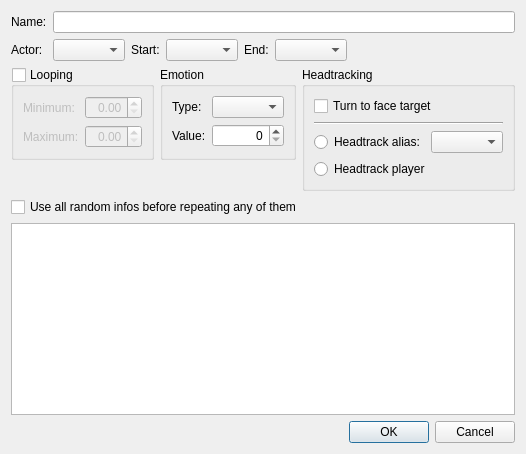
<?xml version="1.0" encoding="UTF-8"?>
<ui version="4.0">
 <class>FormSubdialogSceneDialogueAction</class>
 <widget class="QDialog" name="FormSubdialogSceneDialogueAction">
  <property name="windowTitle">
   <string>Scene Dialogue Action</string>
  </property>
  <layout class="QGridLayout" name="gridLayout_5" rowstretch="0,0,0,0,1,0">
   <item row="0" column="0" colspan="3">
    <layout class="QGridLayout" name="gridLayout">
     <item row="0" column="1">
      <widget class="QLabel" name="label">
       <property name="text">
        <string>Name:</string>
       </property>
       <property name="buddy">
        <cstring>name</cstring>
       </property>
      </widget>
     </item>
     <item row="1" column="4">
      <widget class="QComboBox" name="phaseStart"/>
     </item>
     <item row="1" column="6">
      <widget class="QComboBox" name="phaseEnd"/>
     </item>
     <item row="1" column="1">
      <widget class="QLabel" name="label_2">
       <property name="text">
        <string>Actor:</string>
       </property>
       <property name="buddy">
        <cstring>actor</cstring>
       </property>
      </widget>
     </item>
     <item row="1" column="2">
      <widget class="QComboBox" name="actor"/>
     </item>
     <item row="1" column="3">
      <widget class="QLabel" name="label_3">
       <property name="text">
        <string>Start:</string>
       </property>
       <property name="buddy">
        <cstring>phaseStart</cstring>
       </property>
      </widget>
     </item>
     <item row="1" column="5">
      <widget class="QLabel" name="label_4">
       <property name="text">
        <string>End:</string>
       </property>
       <property name="buddy">
        <cstring>phaseEnd</cstring>
       </property>
      </widget>
     </item>
     <item row="1" column="7">
      <spacer name="horizontalSpacer">
       <property name="orientation">
        <enum>Qt::Horizontal</enum>
       </property>
       <property name="sizeHint" stdset="0">
        <size>
         <width>40</width>
         <height>20</height>
        </size>
       </property>
      </spacer>
     </item>
     <item row="0" column="2" colspan="6">
      <widget class="QLineEdit" name="name"/>
     </item>
    </layout>
   </item>
   <item row="1" column="0">
    <widget class="QGroupBox" name="flagLooping">
     <property name="title">
      <string>Looping</string>
     </property>
     <property name="checkable">
      <bool>true</bool>
     </property>
     <property name="checked">
      <bool>false</bool>
     </property>
     <layout class="QGridLayout" name="gridLayout_3">
      <item row="0" column="0">
       <widget class="QLabel" name="label_5">
        <property name="text">
         <string>Minimum:</string>
        </property>
        <property name="buddy">
         <cstring>loopMin</cstring>
        </property>
       </widget>
      </item>
      <item row="0" column="1">
       <widget class="QDoubleSpinBox" name="loopMin">
        <property name="alignment">
         <set>Qt::AlignRight|Qt::AlignTrailing|Qt::AlignVCenter</set>
        </property>
       </widget>
      </item>
      <item row="1" column="0">
       <widget class="QLabel" name="label_6">
        <property name="text">
         <string>Maximum:</string>
        </property>
        <property name="buddy">
         <cstring>loopMax</cstring>
        </property>
       </widget>
      </item>
      <item row="1" column="1">
       <widget class="QDoubleSpinBox" name="loopMax">
        <property name="alignment">
         <set>Qt::AlignRight|Qt::AlignTrailing|Qt::AlignVCenter</set>
        </property>
       </widget>
      </item>
     </layout>
    </widget>
   </item>
   <item row="1" column="1">
    <widget class="QGroupBox" name="groupBox_3">
     <property name="title">
      <string>Emotion</string>
     </property>
     <layout class="QGridLayout" name="gridLayout_4">
      <item row="0" column="0">
       <widget class="QLabel" name="label_7">
        <property name="text">
         <string>Type:</string>
        </property>
        <property name="buddy">
         <cstring>emotionType</cstring>
        </property>
       </widget>
      </item>
      <item row="0" column="1">
       <widget class="QComboBox" name="emotionType"/>
      </item>
      <item row="1" column="0">
       <widget class="QLabel" name="label_8">
        <property name="text">
         <string>Value:</string>
        </property>
        <property name="buddy">
         <cstring>emotionValue</cstring>
        </property>
       </widget>
      </item>
      <item row="1" column="1">
       <widget class="QSpinBox" name="emotionValue">
        <property name="alignment">
         <set>Qt::AlignRight|Qt::AlignTrailing|Qt::AlignVCenter</set>
        </property>
       </widget>
      </item>
     </layout>
    </widget>
   </item>
   <item row="1" column="2" rowspan="2">
    <widget class="QGroupBox" name="groupBox_2">
     <property name="title">
      <string>Headtracking</string>
     </property>
     <layout class="QGridLayout" name="gridLayout_2">
      <item row="2" column="0">
       <widget class="QRadioButton" name="headtrackUseAlias">
        <property name="text">
         <string>Headtrack alias:</string>
        </property>
       </widget>
      </item>
      <item row="3" column="0" colspan="2">
       <widget class="QRadioButton" name="headtrackUsePlayer">
        <property name="text">
         <string>Headtrack player</string>
        </property>
       </widget>
      </item>
      <item row="0" column="0" colspan="2">
       <widget class="QCheckBox" name="headtrackTurn">
        <property name="text">
         <string>Turn to face target</string>
        </property>
       </widget>
      </item>
      <item row="2" column="1">
       <widget class="QComboBox" name="headtrackAlias"/>
      </item>
      <item row="1" column="0" colspan="2">
       <widget class="Line" name="line">
        <property name="orientation">
         <enum>Qt::Horizontal</enum>
        </property>
       </widget>
      </item>
     </layout>
    </widget>
   </item>
   <item row="3" column="0" colspan="3">
    <widget class="QCheckBox" name="flagDoAllBeforeRepeating">
     <property name="text">
      <string>Use all random infos before repeating any of them</string>
     </property>
    </widget>
   </item>
   <item row="4" column="0" colspan="3">
    <widget class="QTableView" name="infos"/>
   </item>
   <item row="5" column="0" colspan="3">
    <layout class="QHBoxLayout" name="horizontalLayout">
     <item>
      <spacer name="horizontalSpacer_2">
       <property name="orientation">
        <enum>Qt::Horizontal</enum>
       </property>
       <property name="sizeHint" stdset="0">
        <size>
         <width>40</width>
         <height>20</height>
        </size>
       </property>
      </spacer>
     </item>
     <item>
      <widget class="QPushButton" name="buttonOK">
       <property name="text">
        <string>OK</string>
       </property>
      </widget>
     </item>
     <item>
      <widget class="QPushButton" name="buttonCancel">
       <property name="text">
        <string>Cancel</string>
       </property>
      </widget>
     </item>
    </layout>
   </item>
   <item row="2" column="0" colspan="2">
    <spacer name="verticalSpacer">
     <property name="orientation">
      <enum>Qt::Vertical</enum>
     </property>
     <property name="sizeHint" stdset="0">
      <size>
       <width>268</width>
       <height>19</height>
      </size>
     </property>
    </spacer>
   </item>
  </layout>
 </widget>
 <tabstops>
  <tabstop>name</tabstop>
  <tabstop>actor</tabstop>
  <tabstop>phaseStart</tabstop>
  <tabstop>phaseEnd</tabstop>
  <tabstop>loopMin</tabstop>
  <tabstop>loopMax</tabstop>
  <tabstop>emotionType</tabstop>
  <tabstop>emotionValue</tabstop>
  <tabstop>headtrackTurn</tabstop>
  <tabstop>headtrackUseAlias</tabstop>
  <tabstop>headtrackAlias</tabstop>
  <tabstop>headtrackUsePlayer</tabstop>
  <tabstop>flagDoAllBeforeRepeating</tabstop>
  <tabstop>infos</tabstop>
  <tabstop>buttonOK</tabstop>
  <tabstop>buttonCancel</tabstop>
 </tabstops>
 <resources/>
 <connections/>
</ui>
